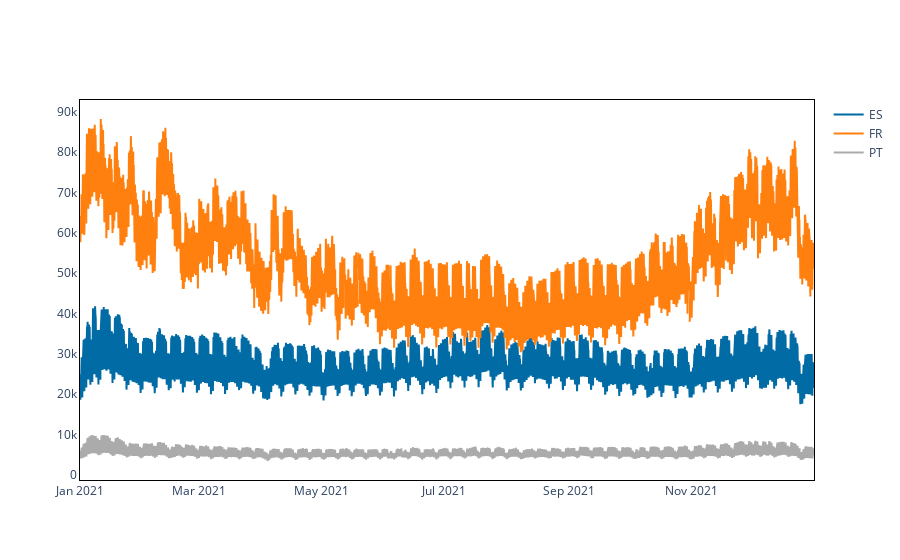

This figure's notebook cell:
### Code cell
fig = go.Figure()
for idx, tso in enumerate(TSOS):
    fig.add_trace(
        go.Scatter(
            x=loads[tso].index,
            y=loads[tso].to_numpy(),
            mode='lines',
            name=tso,
            marker=dict(color=colors[idx])
        )
    )

fig.update_layout(
    plot_bgcolor='white'
)
fig.update_xaxes(
    mirror=True,
    linecolor='black',
    gridcolor='lightgrey'
)
fig.update_yaxes(
    mirror=True,
    linecolor='black',
    gridcolor='lightgrey'
)
fig.show()

### Figure 1 — Plotly figure (JSON) as saved in the notebook; plotly's stock layout.template omitted (floating-point values rounded to 4 significant figures; data arrays with more than 128 entries replaced by an {"elided": "..."} marker saying what was removed)
{"data": [{"marker": {"color": "#006BA4"}, "mode": "lines", "name": "ES", "type": "scatter", "x": {"elided": "8760 str values"}, "y": {"elided": "8760 int values"}}, {"marker": {"color": "#FF800E"}, "mode": "lines", "name": "FR", "type": "scatter", "x": {"elided": "8760 str values"}, "y": {"elided": "8760 int values"}}, {"marker": {"color": "#ABABAB"}, "mode": "lines", "name": "PT", "type": "scatter", "x": {"elided": "8760 str values"}, "y": {"elided": "8760 int values"}}], "layout": {"autosize": true, "plot_bgcolor": "white", "xaxis": {"autorange": true, "linecolor": "black", "mirror": true, "range": ["2021-01-01", "2021-12-31 23:00"], "type": "date"}, "yaxis": {"autorange": true, "linecolor": "black", "mirror": true, "range": [-1304.0, 92880.0], "type": "linear"}}}
